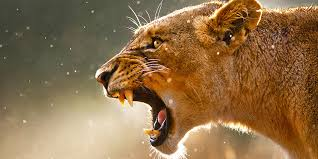
#> input picture Dhruv Kejriwal/images.jpeg, 318 x 159 px, given in place of Tralalero-Tralala.png, which was not available
$ jupyter execute CV_240573.ipynb   (shell and % lines are left out)
#> lines starting #> are read from the running program, lines starting #| are printed output that depends on the picture; after the words box and inside, x2 and y2 are one past the last pixel; in counts of white or black regions, pixels touching at a corner belong together; pictures that were not available may be replaced by others from this repository, and a replacement may not be noted
[cell 1]
import cv2
import numpy as np
from google.colab.patches import cv2_imshow
from google.colab import files

files.upload()
#> the answer given: images.jpeg
img = cv2.imread("Tralalero-Tralala.png")
#> img is the input picture: shape (159, 318, 3); mean B, G, R 73.4, 110.9, 142.1
img = cv2.cvtColor(img, cv2.COLOR_BGR2GRAY)
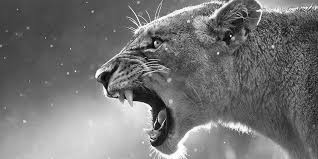
#> img: shape (159, 318); min 2, max 255, mean 116
cv2_imshow(img)

[cell 2]
h, w = img.shape
#> h = 159; w = 318

ph = (4 - h % 4) % 4
#> ph = 1
pw = (2 - w % 2) % 2
#> pw = 0

img = np.pad(img, ((0, ph), (0, pw)), mode='constant', constant_values=0)
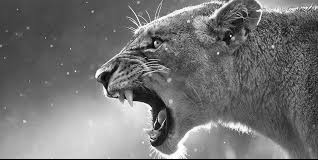
#> img: shape (160, 318); min 0, max 255, mean 115.2

_, bin_img = cv2.threshold(img, 100, 255, cv2.THRESH_BINARY)
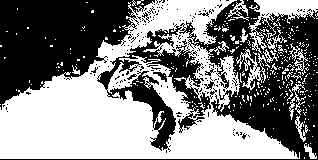
#> bin_img: shape (160, 318); 51.1% white; 200 black regions (191 under 20 px), largest, box (x1, y1, x2, y2) and area: (0, 0, 318, 160) 14620, (0, 0, 155, 110) 9541, (153, 72, 167, 82) 62
cv2_imshow(bin_img)

[cell 3]
out = []

for y in range(0, bin_img.shape[0], 4):
    row = ''
    for x in range(0, bin_img.shape[1], 2):
        blk = bin_img[y:y+4, x:x+2]
        code = 0
        bits = [
            (0, 0, 0), (1, 0, 1), (2, 0, 2),
            (0, 1, 3), (1, 1, 4), (2, 1, 5),
            (3, 0, 6), (3, 1, 7),
        ]
        for r, c, b in bits:
            if blk[r, c]:
                code |= 1 << b
        row += chr(0x2800 + code)
    out.append(row)
#> after the loop, out = 40 items

print('\n'.join(out))
